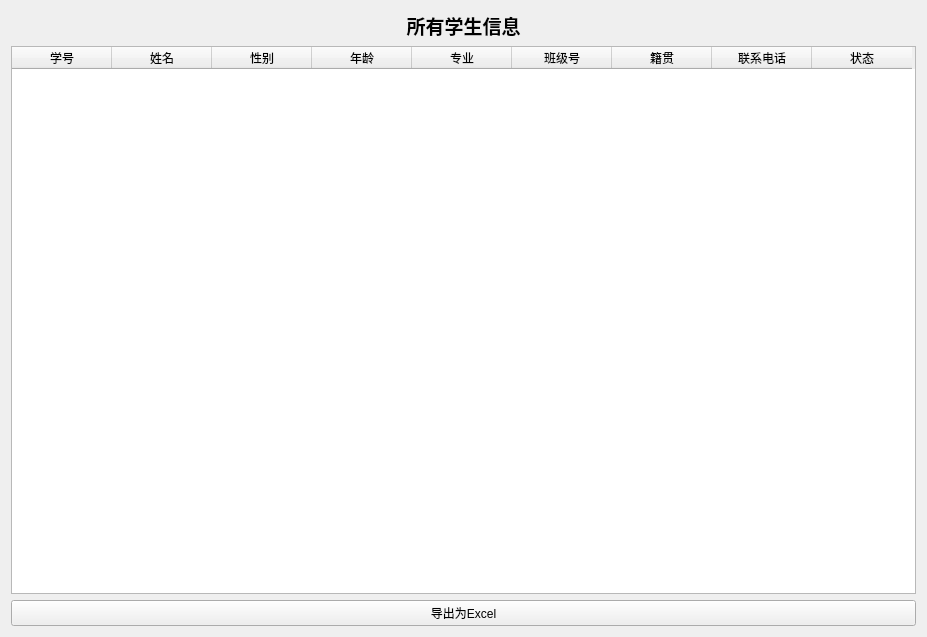
<?xml version="1.0" encoding="UTF-8"?>
<ui version="4.0">
 <class>all_stu_info</class>
 <widget class="QWidget" name="all_stu_info">
  <property name="geometry">
   <rect>
    <x>0</x>
    <y>0</y>
    <width>927</width>
    <height>637</height>
   </rect>
  </property>
  <property name="windowTitle">
   <string>Form</string>
  </property>
  <layout class="QVBoxLayout" name="verticalLayout">
   <item>
    <widget class="QLabel" name="label">
     <property name="font">
      <font>
       <family>Arial</family>
       <pointsize>14</pointsize>
       <weight>75</weight>
       <bold>true</bold>
      </font>
     </property>
     <property name="text">
      <string>所有学生信息</string>
     </property>
     <property name="alignment">
      <set>Qt::AlignCenter</set>
     </property>
    </widget>
   </item>
   <item>
    <layout class="QGridLayout" name="gridLayout"/>
   </item>
   <item>
    <widget class="QTableWidget" name="tableWidget">
     <column>
      <property name="text">
       <string>学号</string>
      </property>
     </column>
     <column>
      <property name="text">
       <string>姓名</string>
      </property>
     </column>
     <column>
      <property name="text">
       <string>性别</string>
      </property>
     </column>
     <column>
      <property name="text">
       <string>年龄</string>
      </property>
     </column>
     <column>
      <property name="text">
       <string>专业</string>
      </property>
     </column>
     <column>
      <property name="text">
       <string>班级号</string>
      </property>
     </column>
     <column>
      <property name="text">
       <string>籍贯</string>
      </property>
     </column>
     <column>
      <property name="text">
       <string>联系电话</string>
      </property>
     </column>
     <column>
      <property name="text">
       <string>状态</string>
      </property>
     </column>
    </widget>
   </item>
   <item>
    <widget class="QPushButton" name="export_button">
     <property name="text">
      <string>导出为Excel</string>
     </property>
    </widget>
   </item>
  </layout>
 </widget>
 <resources/>
 <connections/>
</ui>
